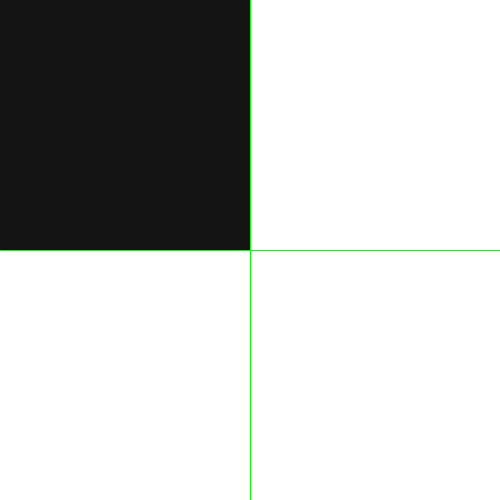
Frame 1 (no input)
Frame 60 (the mouse pressed at the canvas centre just before this capture): identical to frame 1, image omitted
Frame 120 (the mouse held since frame 60 and released just before this capture): identical to frame 1, image omitted

The Processing sketch that drew this single still picture (run headless with seeded random() and noise(); from frame 60 on, the mouse is pressed at the canvas centre):

// Processing sketch: processing_63270
// ── processing_63270.pde

float h, w;
 
void setup () {
 size(500, 500);
 w = width/2;
 h = height/2;
 smooth();
}
 
void draw () {
 
  
  background (255);
   
   if (mouseX <= w && mouseY <= h) {
   fill(20);
   noStroke();
   rect(0, 0, w, h);
 }
 else if (mouseX >=w && mouseY <= h) {
   fill(80);
   noStroke();
   rect(w,0,w,h);
 }
 else if(mouseX <=w && mouseY >= h) {
   fill(140);
   noStroke();
   rect(0,h,w,h);
 }
 else if(mouseX >= w && mouseY >= h) {
   fill(200);
   noStroke();
   rect(w,h,w,h);
 }
 
 
 stroke(4, 255, 0);
 line(width/2, 0, width/2, height);
 line(0, height/2, width, height/2);
   }
